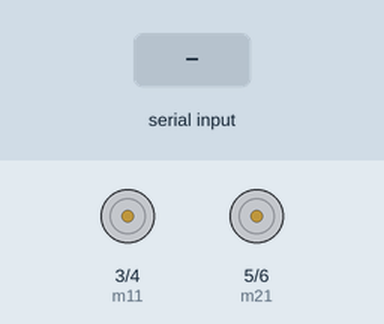
The sketch below on a simulated Arduino Uno, built with avr-gcc and run on an emulated ATmega328P. On the bench: motor-driver pin pairs drawn as motors (green arrow = first pin HIGH = forward, orange = second pin HIGH = backward, longer = more drive). The inputs (shaded band) are chosen by the test bench. What the sketch prints to the serial monitor is not drawn.

Above: at 1.2 s.
1.3 s: "f\n" received over Serial
At 2.1 s:
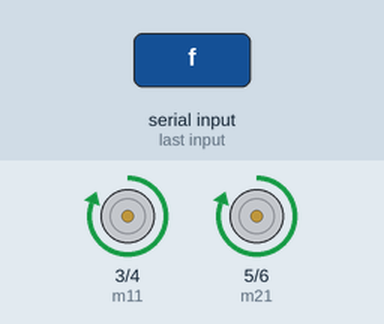
2.8 s: "b\n" received over Serial
At 3.2 s:
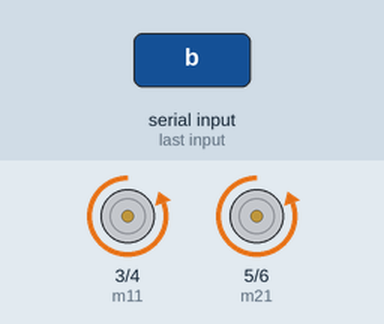
4.3 s: "l\n" received over Serial
At 5.6 s:
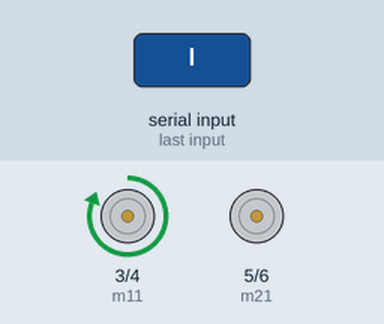
Timing chart, 0 to 7.3 s (numbered marks = the images above; inputs shaded):
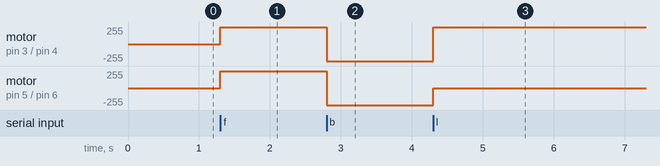

The sketch:

Serial_Controlled_Robot.ino
```cpp
// Created by Nayan Shelke
#define m11 3
#define m12 4
#define m21 5
#define m22 6

String command;
 void forward(){
 {
      digitalWrite(m11, HIGH);
      digitalWrite(m12, LOW);
      digitalWrite(m21, HIGH);
      digitalWrite(m22, LOW);
    }
// Prints the motion on the Serial Monitor
Serial.print("Moving Forward");

 }
 void backward(){
 {
      digitalWrite(m11, LOW);
      digitalWrite(m12, HIGH);
      digitalWrite(m21, LOW);
      digitalWrite(m22, HIGH);
    }
// Prints the motion on the Serial Monitor
Serial.print("Moving Backwards");

 }
 void left(){
 {
       digitalWrite(m11, HIGH);
      digitalWrite(m12, LOW);
      digitalWrite(m21, LOW);
      digitalWrite(m22, LOW);
    }
// Prints the motion on the Serial Monitor
Serial.print("Turning Left");

 }
 void right(){
 {
       digitalWrite(m11, HIGH);
      digitalWrite(m12, LOW);
      digitalWrite(m21, LOW);
      digitalWrite(m22, LOW);
    }
// Prints the motion on the Serial Monitor
Serial.print("Turning Right");
 }
  void get_data(){

  Serial.println("Recieving");
 }

  void reboot(){{
    digitalWrite(m11, LOW);
      digitalWrite(m12, LOW);
      digitalWrite(m21, LOW);
      digitalWrite(m22, LOW);
      }
  Serial.println("Rebooting");
 }


void setup() {
  pinMode(m11, OUTPUT);
  pinMode(m12, OUTPUT);
  pinMode(m21, OUTPUT);
  pinMode(m22, OUTPUT);
  Serial.begin(9600);
}

void loop() {
    if(Serial.available()){
        command = Serial.readStringUntil('\n');

        if(command.equals("f")){

            forward();

        }
        else if(command.equals("b")){
            backward();
        }
        else if(command.equals("l")){
            left();
        }
        else if(command.equals("r")){
            right();
        }
        else if(command.equals("reboot")){
            reboot();
        }
        else{
            Serial.println("Invalid command");
        }
    }
}
```

Measured:
- after the input at 1.3 s, motor on pin 3 (m11) / pin 4 (m12), motor on pin 5 (m21) / pin 6 (m22): stopped → forward 255/255 at once
- after the input at 2.8 s, motor on pin 3 (m11) / pin 4 (m12), motor on pin 5 (m21) / pin 6 (m22): forward 255/255 → backward 255/255 at once
- after the input at 4.3 s, motor on pin 3 (m11) / pin 4 (m12): backward 255/255 → forward 255/255 at once; motor on pin 5 (m21) / pin 6 (m22): backward 255/255 → stopped at once
